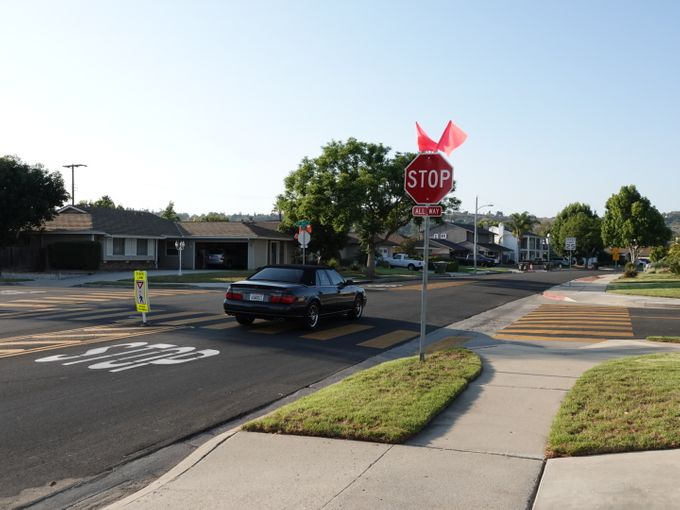
#> input picture filtering/data/stop-far-1.jpg, 680 x 510 px
$ python edge_detect.py --img_path ../data/stop-far-1.jpg
#> lines starting #> are read from the running program, lines starting #| are printed output that depends on the picture
### filtering/src/utils.py
import cv2
import matplotlib.pylab as plt
import numpy as np


def open_img(img_path, mode="rgb"):
    # h, w, c :: bgr->rgb
#> called with img_path = '../data/stop-far-1.jpg', mode = 'gray'
    if mode == "gray":
        img = cv2.imread(img_path, cv2.IMREAD_GRAYSCALE)
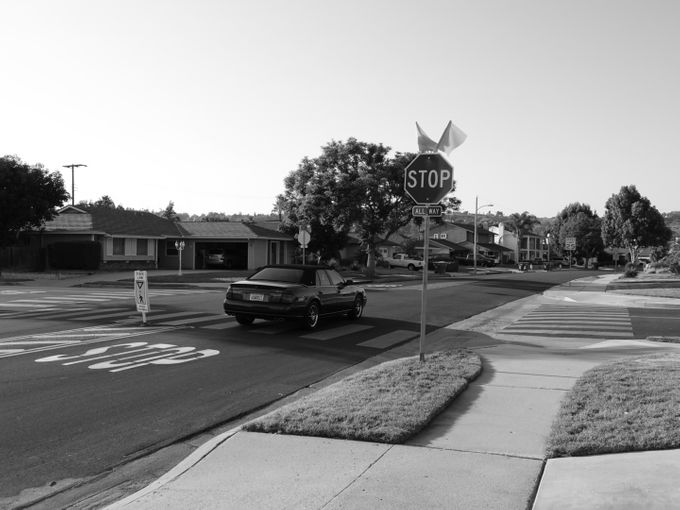
#> img: shape (510, 680); min 0, max 255, mean 149.9
        img = np.expand_dims(img, axis=2)
    else:  # mode == 'rgb'
        img = cv2.cvtColor(cv2.imread(img_path), cv2.COLOR_BGR2RGB)

    return img


# [66 lines left out: functions show_img, show_kernel, show_side_by_side, show_channel, get_channel, not called in this run]

### filtering/src/kernels.py
import matplotlib.pylab as plt
import numpy as np


def gaussian_kernel(sigma=1, size=3):
    # range [-k, k] from size
    k = size // 2
#> (the run stopped early here; a loop or call above may not have finished)

$ run again, on filtering/data/stop-str-1.jpg
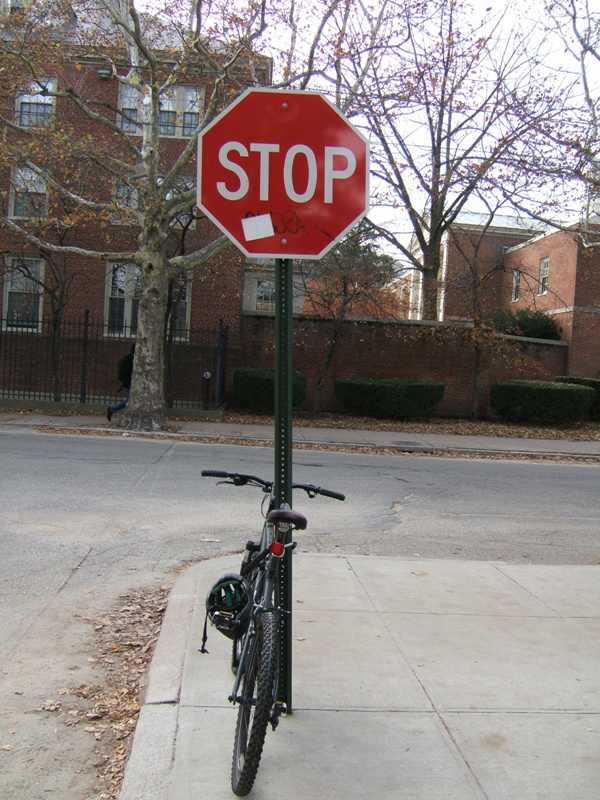
#> input picture filtering/data/stop-str-1.jpg, 600 x 800 px
#> in open_img, `img = cv2.imread(img_path, cv2.IMREAD_GRAYSCALE)`:
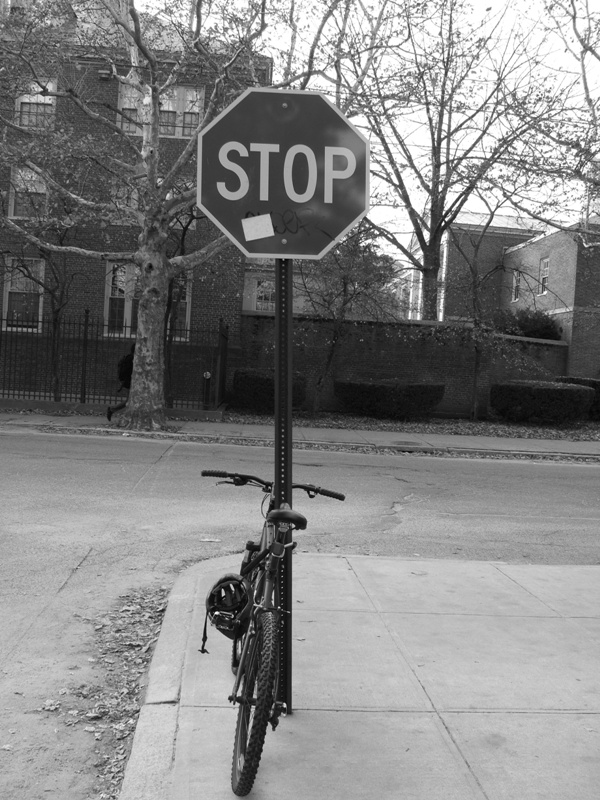
#> img: shape (800, 600); min 1, max 255, mean 132

$ run again, on filtering/data/stop-str-2.jpg
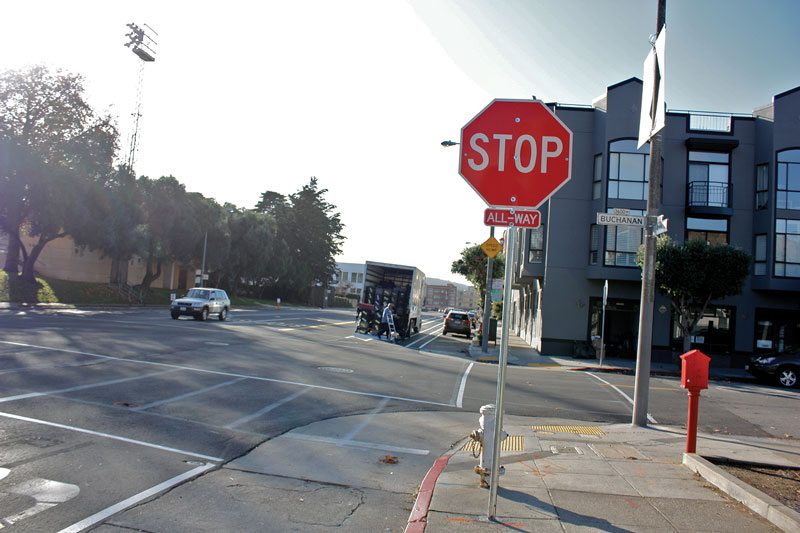
#> input picture filtering/data/stop-str-2.jpg, 800 x 533 px
#> in open_img, `img = cv2.imread(img_path, cv2.IMREAD_GRAYSCALE)`:
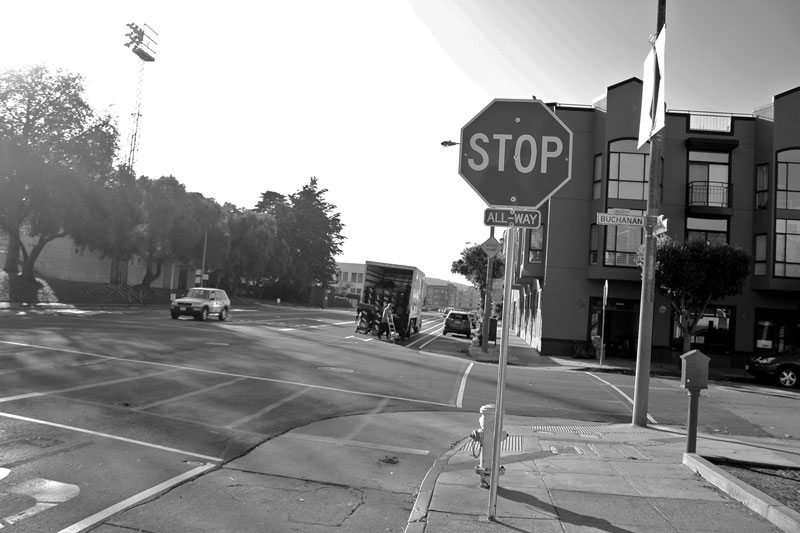
#> img: shape (533, 800); min 0, max 255, mean 140.1

$ run again, on filtering/data/stop-str-4.jpg
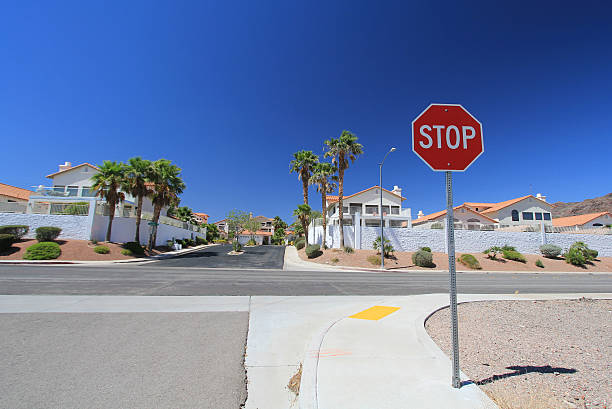
#> input picture filtering/data/stop-str-4.jpg, 612 x 409 px
#> in open_img, `img = cv2.imread(img_path, cv2.IMREAD_GRAYSCALE)`:
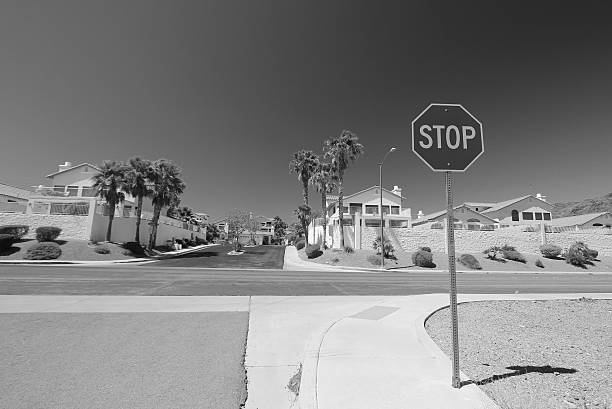
#> img: shape (409, 612); min 0, max 255, mean 129
